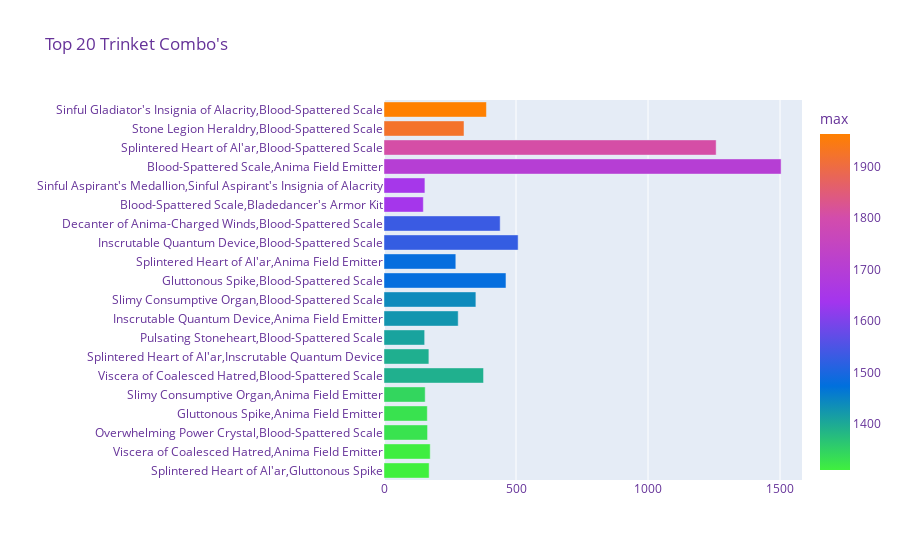

Write notebook code for a chart like this one.
### Code cell
# Ring Combo's
gear_df['Trinket 1'], gear_df['Trinket 2']=gear_df[["Trinket 1", "Trinket 2"]].max(axis=1),gear_df[["Trinket 1", "Trinket 2"]].min(axis=1)
plot_df = gear_df.groupby(['Trinket 1','Trinket 2'])['Neck'].count().reset_index().rename(columns={'Neck':'count'}).sort_values('count',ascending=False)
test_score = gear_df.groupby(['Trinket 1','Trinket 2']).agg({'score' : ['mean', 'max','min']}).reset_index()
plot_df = plot_df.merge(test_score, how='right', on=['Trinket 1','Trinket 2'])
plot_df.columns = ['Trinket 1', 'Trinket 2', 'count', 'mean', 'max', 'min']
plot_df = plot_df.sort_values('count',ascending=False).head(20).sort_values('max',ascending=True)
plot_df['Trinkets'] = plot_df['Trinket 1'] + "," + plot_df['Trinket 2']
fig = px.bar(plot_df,
                 x="count",
                 y="Trinkets", 
                 color="max",
                 range_color = [plot_df['max'].min(), plot_df['max'].max()],
                 hover_data=['mean', 'min','max'],
                 color_continuous_scale= raiderio_colours,
                 title="Top 20 Trinket Combo's")
fig.update_layout(
        xaxis_title="",
        yaxis_title="",
        legend_title="Raider.io",
        font=dict(size=12,
            color="RebeccaPurple")
)
fig.show()

### Figure 1 — Plotly figure (JSON) as saved in the notebook; plotly's stock layout.template omitted (floating-point values rounded to 4 significant figures)
{"data": [{"alignmentgroup": "True", "customdata": [[912.7, 98.3, 1310.0], [774.1, 56.6, 1313.0], [953.7, 87.2, 1328.0], [849.6, 199.6, 1328.0], [892.7, 111.5, 1343.0], [960.8, 159.8, 1392.0], [972.1, 241, 1394.0], [941.8, 196.9, 1409.0], [994.8, 82.3, 1427.0], [932.0, 309.4, 1440], [981.1, 209.6, 1479], [1058.0, 201.7, 1480.0], [1054.0, 117.8, 1525.0], [1009.0, 132.5, 1531.0], [866.4, 180.4, 1644.0], [987.4, 180.8, 1648.0], [1082.0, 210, 1702.0], [1131.0, 48.3, 1806.0], [1162.0, 312.9, 1922.0], [1209.0, 506.8, 1963.0]], "hovertemplate": "count=%{x}<br>Trinkets=%{y}<br>mean=%{customdata[0]}<br>min=%{customdata[1]}<br>max=%{marker.color}<extra></extra>", "legendgroup": "", "marker": {"color": [1310.0, 1313.0, 1328.0, 1328.0, 1343.0, 1392.0, 1394.0, 1409.0, 1427.0, 1440, 1479, 1480.0, 1525.0, 1531.0, 1644.0, 1648.0, 1702.0, 1806.0, 1922.0, 1963.0], "coloraxis": "coloraxis"}, "name": "", "offsetgroup": "", "orientation": "h", "showlegend": false, "textposition": "auto", "type": "bar", "x": [171, 175, 165, 164, 156, 377, 170, 154, 281, 348, 462, 272, 508, 440, 149, 155, 1504, 1258, 303, 388], "xaxis": "x", "y": ["Splintered Heart of Al'ar,Gluttonous Spike", "Viscera of Coalesced Hatred,Anima Field Emitter", "Overwhelming Power Crystal,Blood-Spattered Scale", "Gluttonous Spike,Anima Field Emitter", "Slimy Consumptive Organ,Anima Field Emitter", "Viscera of Coalesced Hatred,Blood-Spattered Scale", "Splintered Heart of Al'ar,Inscrutable Quantum Device", "Pulsating Stoneheart,Blood-Spattered Scale", "Inscrutable Quantum Device,Anima Field Emitter", "Slimy Consumptive Organ,Blood-Spattered Scale", "Gluttonous Spike,Blood-Spattered Scale", "Splintered Heart of Al'ar,Anima Field Emitter", "Inscrutable Quantum Device,Blood-Spattered Scale", "Decanter of Anima-Charged Winds,Blood-Spattered Scale", "Blood-Spattered Scale,Bladedancer's Armor Kit", "Sinful Aspirant's Medallion,Sinful Aspirant's Insignia of Alacrity", "Blood-Spattered Scale,Anima Field Emitter", "Splintered Heart of Al'ar,Blood-Spattered Scale", "Stone Legion Heraldry,Blood-Spattered Scale", "Sinful Gladiator's Insignia of Alacrity,Blood-Spattered Scale"], "yaxis": "y"}], "layout": {"barmode": "relative", "coloraxis": {"cmax": 1963.0, "cmin": 1310.0, "colorbar": {"title": {"text": "max"}}, "colorscale": [[0, "#40f03e"], [0.25, "#0070dd"], [0.5, "#a335ee"], [0.75, "#d34cac"], [1, "#ff8000"]]}, "font": {"color": "RebeccaPurple", "size": 12}, "legend": {"title": {"text": "Raider.io"}, "tracegroupgap": 0}, "title": {"text": "Top 20 Trinket Combo's"}, "xaxis": {"anchor": "y", "domain": [0, 1], "title": {"text": ""}}, "yaxis": {"anchor": "x", "domain": [0, 1], "title": {"text": ""}}}}
